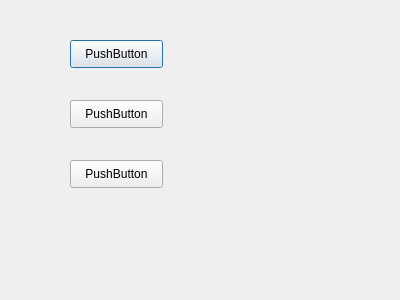
<?xml version="1.0" encoding="UTF-8"?>
<ui version="4.0">
 <class>Dialog</class>
 <widget class="QDialog" name="Dialog">
  <property name="geometry">
   <rect>
    <x>0</x>
    <y>0</y>
    <width>400</width>
    <height>300</height>
   </rect>
  </property>
  <property name="windowTitle">
   <string>Dialog</string>
  </property>
  <widget class="QPushButton" name="pushButton">
   <property name="geometry">
    <rect>
     <x>70</x>
     <y>40</y>
     <width>93</width>
     <height>28</height>
    </rect>
   </property>
   <property name="text">
    <string>PushButton</string>
   </property>
  </widget>
  <widget class="QPushButton" name="pushButton_2">
   <property name="geometry">
    <rect>
     <x>70</x>
     <y>100</y>
     <width>93</width>
     <height>28</height>
    </rect>
   </property>
   <property name="text">
    <string>PushButton</string>
   </property>
  </widget>
  <widget class="QPushButton" name="pushButton_3">
   <property name="geometry">
    <rect>
     <x>70</x>
     <y>160</y>
     <width>93</width>
     <height>28</height>
    </rect>
   </property>
   <property name="text">
    <string>PushButton</string>
   </property>
  </widget>
 </widget>
 <resources/>
 <connections/>
</ui>
